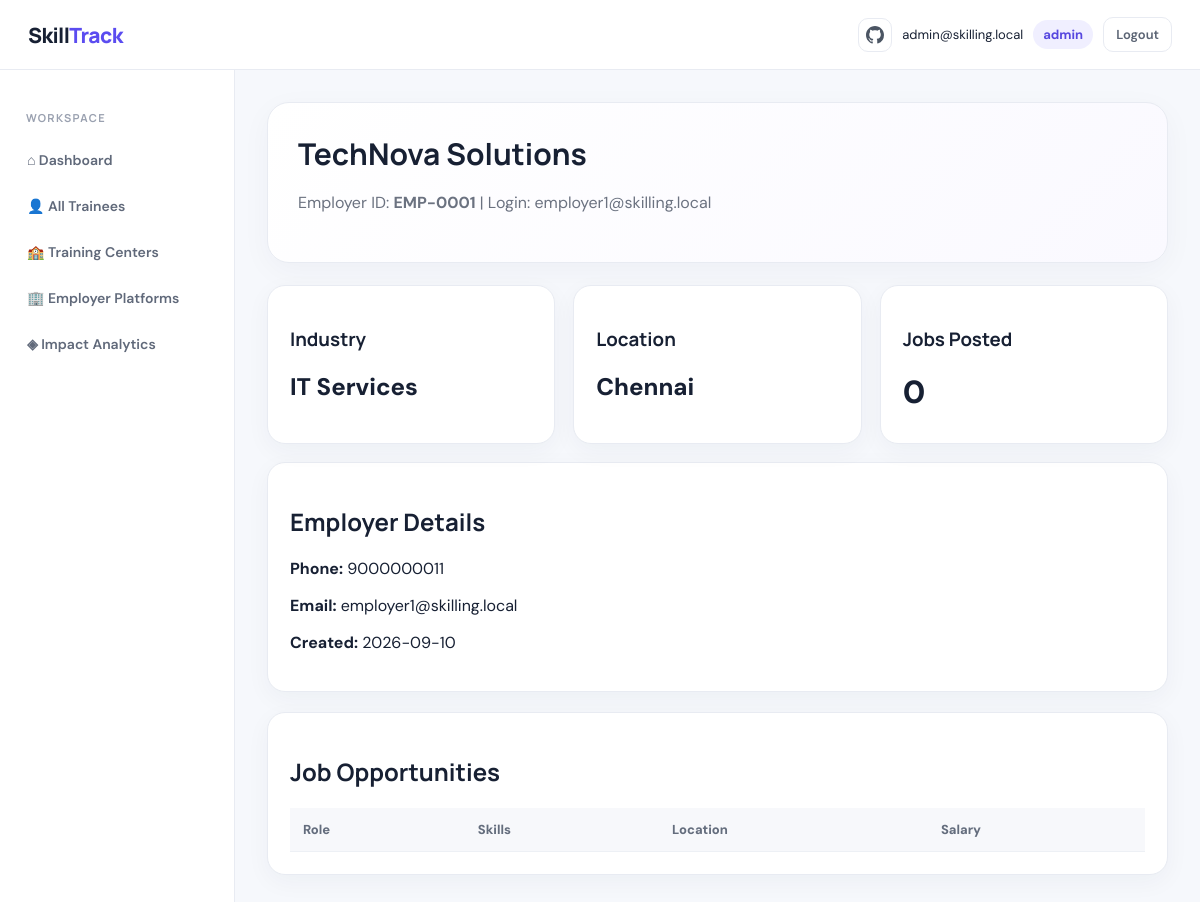
The page /admin/employer/1 (signed in) on the database its author committed.
### tables this page shows
CREATE TABLE employers (
            id INTEGER PRIMARY KEY AUTOINCREMENT,
            employer_code TEXT UNIQUE,
            company TEXT NOT NULL,
            email TEXT UNIQUE NOT NULL,
            phone TEXT,
            industry TEXT,
            location TEXT,
            created_at TEXT
        );

CREATE TABLE users (
            id INTEGER PRIMARY KEY AUTOINCREMENT,
            email TEXT UNIQUE NOT NULL,
            password TEXT NOT NULL,
            role TEXT NOT NULL,
            trainee_id INTEGER,
            employer_id INTEGER,
            training_center_id INTEGER,
            created_at TEXT,
            FOREIGN KEY (trainee_id) REFERENCES trainees(id),
            FOREIGN KEY (employer_id) REFERENCES employers(id),
            FOREIGN KEY (training_center_id) REFERENCES training_centers(id)
        );

### app.py (the view)
@app.route("/admin/employer/<int:employer_id>")
@login_required("admin")
def employer_details(employer_id):
    conn = get_db()
    employer = conn.execute("SELECT * FROM employers WHERE id=?", (employer_id,)).fetchone()
    jobs = conn.execute("SELECT * FROM jobs WHERE employer_id=? ORDER BY id DESC",
                        (employer_id,)).fetchall()
    account = conn.execute("SELECT email FROM users WHERE employer_id=? LIMIT 1",
                           (employer_id,)).fetchone()
    conn.close()
    if not employer:
        return "Employer not found", 404
    return render_template("employer_details.html", employer=employer,
                           jobs=jobs, account=account)

### app.py (called while the page is built)
def get_db():
    conn = sqlite3.connect(DATABASE)
    conn.row_factory = sqlite3.Row
    return conn

def login_required(role=None):
    def decorator(fn):
        @wraps(fn)
        def wrapper(*args, **kwargs):
            if "user_id" not in session:
                return redirect(url_for("login"))
            if role and session.get("role") != role:
                flash("You do not have access to this page.", "error")
                return redirect(url_for("role_dashboard"))
            return fn(*args, **kwargs)
        return wrapper
    return decorator

@app.context_processor
def inject_user():
    return {
        "current_email": session.get("email", ""),
        "current_role": session.get("role", ""),
        "current_org_code": session.get("org_code", "")
    }

### templates/employer_details.html (shortened to what this page needs)
{% extends "base.html" %}{% block content %}
<div class="hero"><h1>{{employer.company}}</h1><p class="muted">Employer ID: <strong>{{employer.employer_code}}</strong> | Login: {{account.email if account else employer.email}}</p></div>
<div class="grid">
<div class="card"><h3>Industry</h3><div class="stat smallstat">{{employer.industry}}</div></div>
<div class="card"><h3>Location</h3><div class="stat smallstat">{{employer.location}}</div></div>
<div class="card"><h3>Jobs Posted</h3><div class="stat">{{jobs|length}}</div></div>
</div>
<div class="panel"><h2>Employer Details</h2><p><b>Phone:</b> {{employer.phone}}</p><p><b>Email:</b> {{employer.email}}</p><p><b>Created:</b> {{employer.created_at}}</p></div>
<div class="panel section"><h2>Job Opportunities</h2><table class="table"><tr><th>Role</th><th>Skills</th><th>Location</th><th>Salary</th></tr>
</table></div>
{% endblock %}

### static/style.css (style rules this page uses)
:root { --ink:#172033;--muted:#6b7280;--line:#e8ebf2;--bg:#f6f8fc;--card:#fff;--primary:#5b4cf0;--primary2:#7c6ff5;--green:#16a36a;--orange:#f59e0b;--red:#e45454;--shadow:0 14px 40px rgba(30,35,70,.08) }
* { box-sizing:border-box }
html { scroll-behavior:smooth }
body { margin:0;font-family:'DM Sans',Arial,sans-serif;background:var(--bg);color:var(--ink) }
h1,h2,h3,h4 { font-family:Manrope,Arial,sans-serif }
.muted { color:var(--muted) }
.hero { background:linear-gradient(135deg,#fff,#faf9ff);border:1px solid var(--line);padding:30px;border-radius:22px;box-shadow:0 8px 30px rgba(30,35,70,.04);margin-bottom:22px }
.hero h1 { font-size:30px;margin:0 0 8px }
.hero p { line-height:1.6 }
.grid { display:grid;grid-template-columns:repeat(auto-fit,minmax(210px,1fr));gap:18px }
.card,.panel { background:var(--card);border:1px solid var(--line);border-radius:18px;padding:22px;box-shadow:0 7px 25px rgba(30,35,70,.045);margin-bottom:18px }
.stat { font-size:32px;font-weight:800;margin:8px 0;color:var(--ink) }
.smallstat { font-size:24px }
.section { margin-top:20px }
.table,.table-wrapper { width:100%;overflow:auto }
table { width:100%;border-collapse:collapse;background:#fff;border-radius:12px;overflow:hidden }
th,td { padding:13px;text-align:left;border-bottom:1px solid #edf0f5;font-size:13px }
th { background:#f7f8fb;color:#646d7d;font-weight:800 }

### rows shown on the page
employers: company "TechNova Solutions", employer_code "EMP-0001", industry "IT Services", location "Chennai", phone "9000000011", email "employer1@skilling.local", created_at "2026-09-10"
users: email "employer1@skilling.local"

### other values the page prints
{{ current_email }} "admin@skilling.local"
{{ current_role }} "admin"
{{ jobs|length }} "0"
